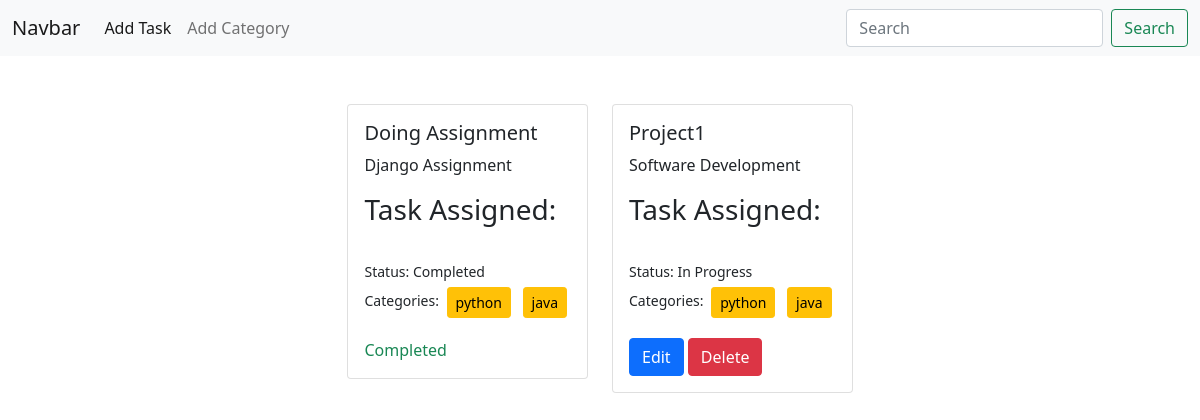
The page / on the database its author committed.
### Task/models.py (models this page shows, shortened)
class TaskModel(models.Model):
    title =models.CharField(max_length=150)
    task_description =models.TextField()
    is_completed = models.BooleanField(default=False)
    Task_assign_date =models.DateField()
    categories = models.ManyToManyField(CategoryModel, related_name='tasks')  # Create Many-to-Many relationship

### Category/models.py (models this page shows, shortened)
class CategoryModel(models.Model):
    category_name  =models.CharField(max_length=150)

### Assignment_3/views.py (the view)
# urls.py: 2. Add a URL to urlpatterns:  path('', views.home, name='home')
def home(request):
    data =TaskModel.objects.all()
    return render(request,'view.html' ,{'data':data}) # html page er nam

### templates/view.html
{% extends "base.html" %}
{% block content %}
<div class="container">
    <div class="d-flex flex-wrap justify-content-center pt-5">
        {% if data %}
            <div class="row">
                {% for post in data %}
                <div class="col-sm-6">
                    <div class="card">
                        <div class="card-body">
                            <h5 class="card-title">{{ post.title }}</h5>
                            <p class="card-text">{{ post.task_description }}</p>
                            <h3>Task Assigned: {{ post.Task_Assign_Date }}</h3><br>
                            <small>Status: {{ post.is_completed|yesno:"Completed,In Progress" }}</small><br>
                            <small>Categories:
                                {% for category in post.categories.all %}
                                    <button class="btn btn-warning btn-sm m-1">
                                        {{ category.category_name }}
                                    </button>
                                {% endfor %}
                            </small>
                            <div class="mt-3">
                                {% if not post.is_completed %}
                                    <a href="{% url 'edit' post.id %}" class="btn btn-primary">Edit</a>
                                    <a href="{% url 'delete' post.id %}" class="btn btn-danger">Delete</a>
                                {% else %}
                                    <span class="text-success">Completed</span>
                                {% endif %}
                            </div>
                        </div>
                    </div>
                </div>
                {% endfor %}
            </div>
        {% else %}
            <p>No tasks available.</p>
        {% endif %}
    </div>
</div>
{% endblock %}

### templates/base.html (shortened to what this page needs)
<!DOCTYPE html>
<html lang="en">
<head>
    <link href="https://cdn.jsdelivr.net/npm/bootstrap@5.0.2/dist/css/bootstrap.min.css" rel="stylesheet">
</head>
<body>
    <nav class="navbar navbar-expand-lg navbar-light bg-light">
        <div class="container-fluid">
            <a class="navbar-brand" href="#">Navbar</a>
            <div class="collapse navbar-collapse" id="navbarSupportedContent">
                <ul class="navbar-nav me-auto mb-2 mb-lg-0">
                    <li class="nav-item">
                        <a class="nav-link active" aria-current="page" href="{% url 'add_task' %}">Add Task</a>
                    </li>
                    <li class="nav-item">
                        <a class="nav-link" href="{% url 'add_category' %}">Add Category</a>
                    </li>
                </ul>
                <form class="d-flex">
                    <input class="form-control me-2" type="search" placeholder="Search" aria-label="Search">
                    <button class="btn btn-outline-success" type="submit">Search</button>
                </form>
            </div>
        </div>
    </nav>
    {% block content %}
    {% endblock %}
</body>
</html>

### rows shown on the page
TaskModel: title "Doing Assignment", task_description "Django Assignment", is_completed "Completed"
CategoryModel: category_name "python"
CategoryModel: category_name "java"
TaskModel: title "Project1", task_description "Software Development", is_completed "In Progress", shows "Edit"
